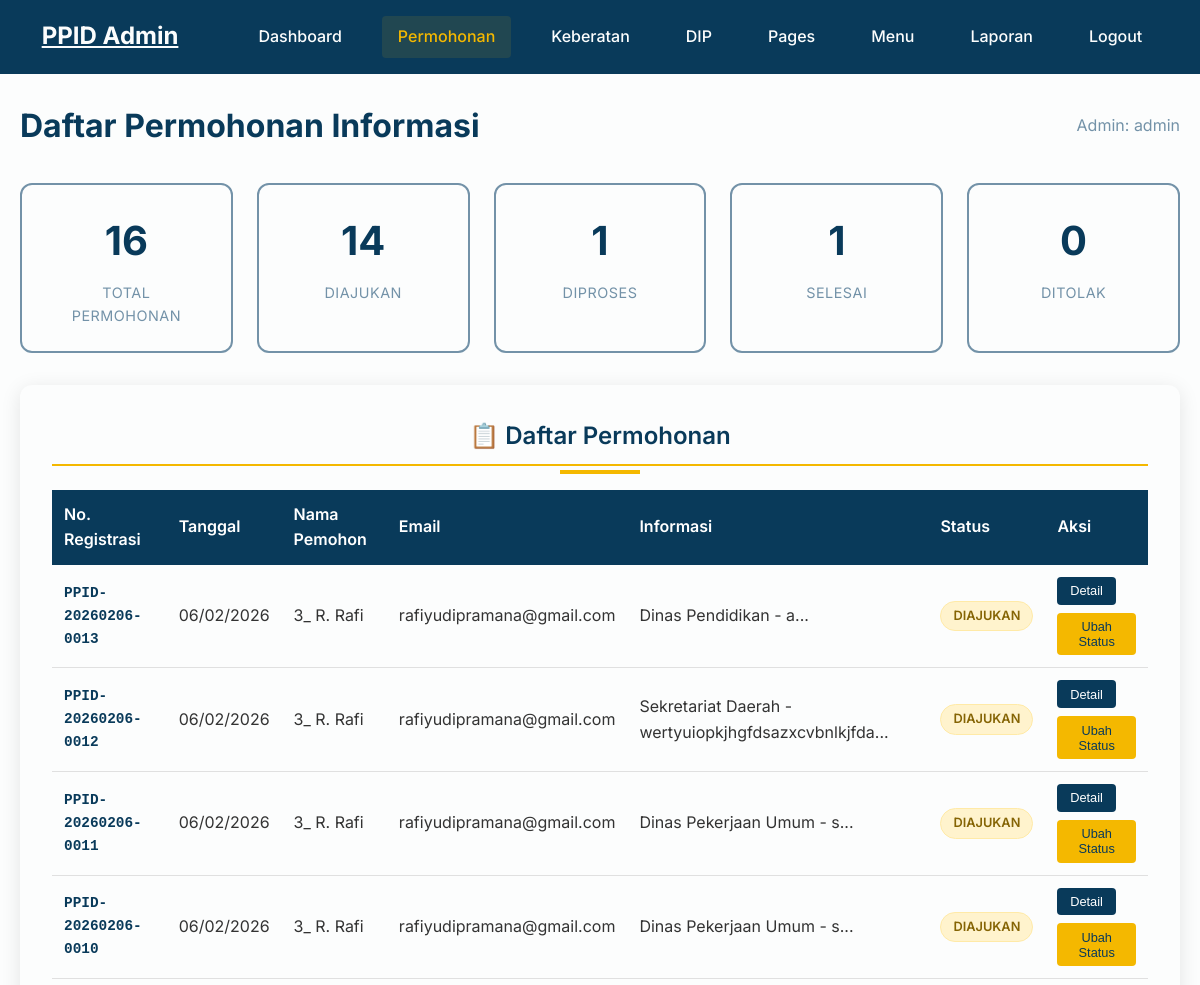
/admin/permohonan/index.php (signed in, upper part), run on an earlier commit of the app's database.
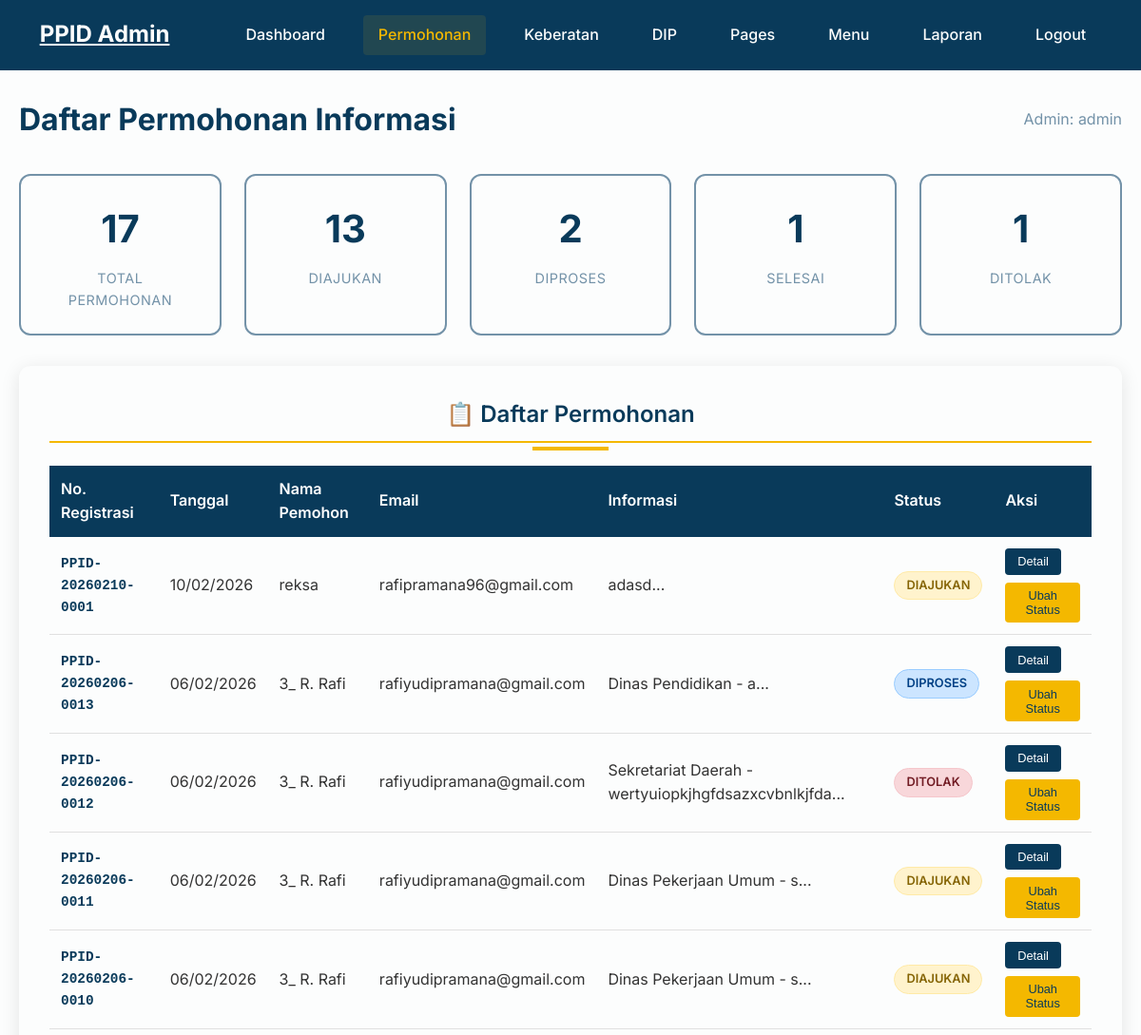
And on a later commit of the database.
### tables this page shows
CREATE TABLE `permohonan_informasi` (
  `id` int(11) NOT NULL,
  `nomor_registrasi` varchar(50) NOT NULL,
  `nama_pemohon` varchar(150) NOT NULL,
  `email` varchar(100) NOT NULL,
  `no_hp` varchar(20) DEFAULT NULL,
  `alamat` text DEFAULT NULL,
  `informasi_diminta` text NOT NULL,
  `tujuan_penggunaan` text DEFAULT NULL,
  `cara_memperoleh` enum('melihat','salinan','softcopy') NOT NULL,
  `status` enum('diajukan','diproses','ditolak','selesai') DEFAULT 'diajukan',
  `created_at` timestamp NOT NULL DEFAULT current_timestamp(),
  `pekerjaan` varchar(150) DEFAULT NULL,
  `jenis_identitas` varchar(100) DEFAULT NULL,
  `nomor_identitas` varchar(100) DEFAULT NULL,
  `scan_identitas` varchar(255) DEFAULT NULL,
  `tujuan_perangkat` varchar(150) DEFAULT NULL,
  `cara_mendapatkan` text DEFAULT NULL,
  `cara_pengambilan` varchar(100) DEFAULT NULL
);

### includes/permohonan_service.php (called while the page is built, shortened)
<?php
function getAllPermohonan($limit = 50, $offset = 0) {
    global $conn;
    $stmt = $conn->prepare("
        SELECT id, nomor_registrasi, nama_pemohon, email, no_hp, alamat,
               informasi_diminta, tujuan_penggunaan, cara_memperoleh, status, created_at
        FROM permohonan_informasi
        ORDER BY created_at DESC
        LIMIT ? OFFSET ?
    ");
    $stmt->bind_param("ii", $limit, $offset);
    $stmt->execute();
    return $stmt->get_result()->fetch_all(MYSQLI_ASSOC);
}
?>

### admin/permohonan/index.php (the view, shortened to what the changed rows need)
<?php
require_once '../../includes/config.php';
require_once '../../includes/permohonan_service.php';
$page = isset($_GET['page']) ? (int)$_GET['page'] : 1;
$limit = 20;
$offset = ($page - 1) * $limit;
$permohonanList = getAllPermohonan($limit, $offset);
$stmt = $conn->prepare("SELECT COUNT(*) as total FROM permohonan_informasi");
$stmt->execute();
$totalResult = $stmt->get_result();
$totalPermohonan = $totalResult->fetch_assoc()['total'];
?>
<!DOCTYPE html>
<html lang="id">
<head>
    <link rel="stylesheet" href="../../css/style.css">
</head>
<body class="admin-body admin-permohonan">
   <header class="header" id="header">
        <div class="container">
            <div class="header-content">
                <div class="logo">
                    <h2><a href="../dashboard.php" style="color: #FCFDFD;">PPID Admin</a></h2>
                </div>
            </div>
        </div>
    </header>
    <main class="admin-page">
        <div class="page-header">
            <h1 class="page-title">Daftar Permohonan Informasi</h1>
        </div>
        <div class="stats-grid">
            <?php
            $stats = [
                'total' => $totalPermohonan,
                'diajukan' => 0,
                'diproses' => 0,
                'selesai' => 0,
                'ditolak' => 0
            ];
            $stmt = $conn->prepare("SELECT status, COUNT(*) as count FROM permohonan_informasi GROUP BY status");
            $stmt->execute();
            $result = $stmt->get_result();
            while ($row = $result->fetch_assoc()) {
                $stats[$row['status']] = $row['count'];
            }
            ?>
            <div class="stat-card">
                <div class="stat-number"><?php echo $stats['total']; ?></div>
                <div class="stat-label">Total Permohonan</div>
            </div>
            <div class="stat-card">
                <div class="stat-number"><?php echo $stats['diajukan']; ?></div>
                <div class="stat-label">Diajukan</div>
            </div>
            <div class="stat-card">
                <div class="stat-number"><?php echo $stats['diproses']; ?></div>
                <div class="stat-label">Diproses</div>
            </div>
            <div class="stat-card">
                <div class="stat-number"><?php echo $stats['ditolak']; ?></div>
                <div class="stat-label">Ditolak</div>
            </div>
        </div>
        <div class="section-card">
            <h2 class="section-title">📋 Daftar Permohonan</h2>
            <div class="table-container">
                <table class="stats-table">
                    <thead>
                        <tr>
                            <th>No. Registrasi</th>
                            <th>Tanggal</th>
                            <th>Nama Pemohon</th>
                            <th>Email</th>
                            <th>Informasi</th>
                            <th>Status</th>
                            <th>Aksi</th>
                        </tr>
                    </thead>
                    <tbody>
                        <?php if (!empty($permohonanList)): ?>
                            <?php foreach ($permohonanList as $permohonan): ?>
                                <tr>
                                    <td class="nomor-reg"><?php echo htmlspecialchars($permohonan['nomor_registrasi']); ?></td>
                                    <td><?php echo date('d/m/Y', strtotime($permohonan['created_at'])); ?></td>
                                    <td><?php echo htmlspecialchars($permohonan['nama_pemohon']); ?></td>
                                    <td><?php echo htmlspecialchars($permohonan['email']); ?></td>
                                    <td><?php echo htmlspecialchars(substr($permohonan['informasi_diminta'], 0, 50)) . '...'; ?></td>
                                    <td>
                                        <span class="status-badge status-<?php echo $permohonan['status']; ?>">
                                            <?php
                                            $statusLabels = [
                                                'diajukan' => 'Diajukan',
                                                'diproses' => 'Diproses',
                                                'selesai' => 'Selesai',
                                                'ditolak' => 'Ditolak'
                                            ];
                                            echo $statusLabels[$permohonan['status']] ?? $permohonan['status'];
                                            ?>
                                        </span>
                                    </td>
                                    <td>
                                        <div class="action-buttons">
                                            <button class="btn-small btn-detail" onclick="showDetail(<?php echo $permohonan['id']; ?>)">
                                                Detail
                                            </button>
                                            <button
                                                class="btn-small btn-status js-status-permohonan"
                                                data-id="<?php echo (int)$permohonan['id']; ?>"
                                                data-status="<?php echo htmlspecialchars($permohonan['status'], ENT_QUOTES, 'UTF-8'); ?>"
                                            >
                                                Ubah Status
                                            </button>
                                        </div>
                                    </td>
                                </tr>
                            <?php endforeach; ?>
                        <?php endif; ?>
                    </tbody>
                </table>
            </div>
        </div>
    </main>
</body>
</html>

What changed in the data, as far as the page shows it:
added permohonan_informasi: nomor_registrasi "PPID-20260210-0001", created_at "10/02/2026", nama_pemohon "reksa", email "rafipramana96@gmail.com", informasi_diminta "adasd", status "DIAJUKAN"
changed permohonan_informasi "Dinas Pendidikan - a": status "DIAJUKAN" → "DIPROSES"
changed permohonan_informasi "Sekretariat Daerah - wertyuiopkjhgfdsazxcvbnlkjfda": status "DIAJUKAN" → "DITOLAK"
Also different on the page:
$stats['total']: "16" → "17"
$stats['diajukan']: "14" → "13"
$stats['diproses']: "1" → "2"
$stats['ditolak']: "0" → "1"
